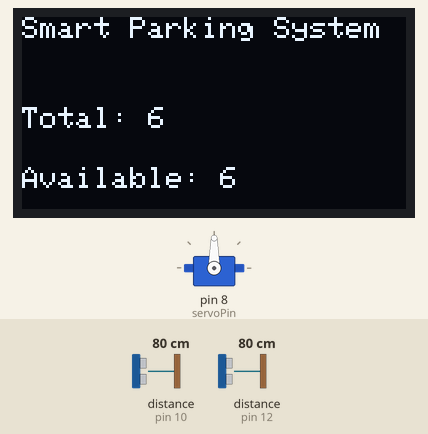
The sketch below on a simulated Arduino Uno, built with avr-gcc and run on an emulated ATmega328P. Shown: 128×64 one-colour display, servo. Wiring (inferred from the names in the program): 2 × ultrasonic range finder: trigger pin 9, echo pin 10 / trigger pin 11, echo pin 12. Inputs (shaded band) come from the test bench; at power-on: distance to the obstacle (sensors on pin 10, pin 12) 80 cm. The echo pulse lasts 58.3 µs per cm; what the sketch prints to the serial monitor is not drawn.

Above: at 3.2 s.
3.3 s: distance to the obstacle (sensor on pin 10) set to 7 cm
4.8 s: distance to the obstacle (sensor on pin 10) set to 4 cm
At 5.2 s:
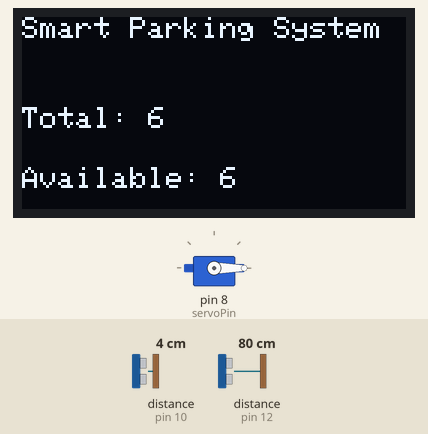
6.3 s: distance to the obstacle (sensor on pin 12) set to 7 cm
7.8 s: distance to the obstacle (sensor on pin 12) set to 4 cm
At 8.5 s:
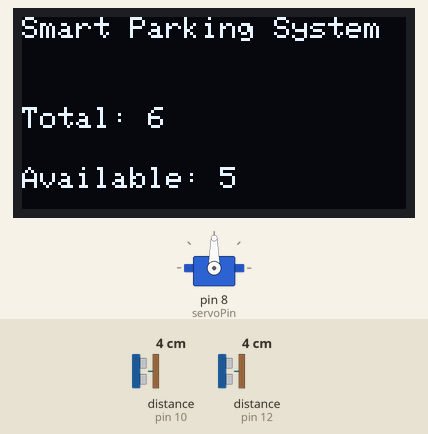
10.3 s: distance to the obstacle (sensor on pin 12) set to 9 cm
At 12.2 s:
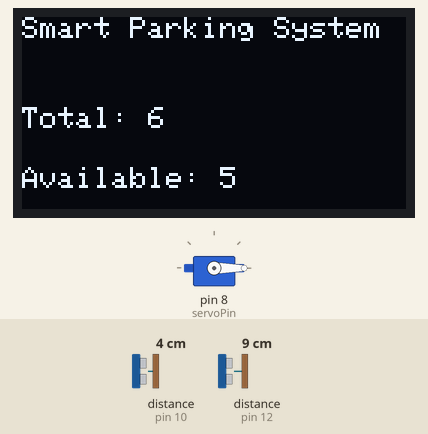
Timing chart, 0 to 13.4 s (numbered marks = the images above; inputs shaded):
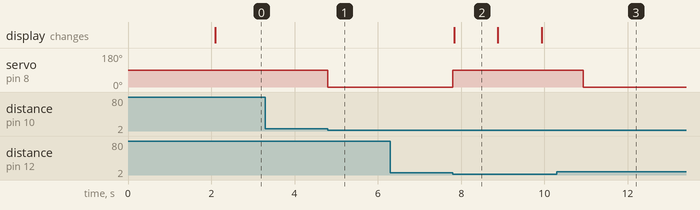

The sketch:

Wass_Water_meter.ino
```cpp
#include <Servo.h>
#include <Wire.h>
#include <Adafruit_GFX.h>
#include <Adafruit_SSD1306.h>

#define SCREEN_WIDTH 128 // OLED display width, in pixels
#define SCREEN_HEIGHT 64 // OLED display height, in pixels

// Declaration for an SSD1306 display connected to I2C (SDA, SCL pins)
Adafruit_SSD1306 display(SCREEN_WIDTH, SCREEN_HEIGHT, &Wire, -1);

const int entryTrigPin = 9;  // Entry ultrasonic sensor trigger pin (Sensor A)
const int entryEchoPin = 10; // Entry ultrasonic sensor echo pin (Sensor A)
const int exitTrigPin = 11;  // Exit ultrasonic sensor trigger pin (Sensor B)
const int exitEchoPin = 12;  // Exit ultrasonic sensor echo pin (Sensor B)
const int maxSlots = 6;      // Maximum parking slots available

Servo gateServo;
const int servoPin = 8;      // Servo motor pin

int currentCars = 0;         // Track the number of cars in the parking area
const int gateOpenAngle = 0; // Angle for gate open
const int gateCloseAngle = 90; // Angle for gate close

void setup() {
  Serial.begin(9600);

  // Initialize OLED display
  if (!display.begin(SSD1306_SWITCHCAPVCC, 0x3C)) { // Address 0x3C for 128x64
    Serial.println(F("SSD1306 allocation failed"));
    for (;;); // Don't proceed, loop forever
  }

  display.clearDisplay();
  display.setTextSize(2);      // Set font size to increase text size
  display.setTextColor(WHITE);
  display.setCursor(0, 0);
  display.println("Smart Parking");
  display.setCursor(0, 20);
  display.println("System");
  display.display();
  delay(2000); // Display the title for 2 seconds

  // Display initial parking information
  updateDisplay();

  // Set pin modes for ultrasonic sensors
  pinMode(entryTrigPin, OUTPUT);
  pinMode(entryEchoPin, INPUT);
  pinMode(exitTrigPin, OUTPUT);
  pinMode(exitEchoPin, INPUT);

  // Attach the servo to the pin
  gateServo.attach(servoPin);
  gateServo.write(gateCloseAngle); // Ensure the gate is initially closed
  Serial.println("System Initialized");
}

void loop() {
  // Check if a car is entering
  if (detectCar(entryTrigPin, entryEchoPin)) {
    if (currentCars < maxSlots) {
      currentCars++; // Increment the car count for entry
      Serial.println("Car Entered - Slot Occupied");
      Serial.print("Parking Slots Available: ");
      Serial.println(maxSlots - currentCars);
      openGate();

      // Wait for the car to reach the exit sensor to close the gate
      while (!detectCar(exitTrigPin, exitEchoPin)) {
        // Waiting for the car to reach the exit sensor (Sensor B)
      }
      closeGate();
      updateDisplay(); // Update the OLED display after a car enters
    } else {
      Serial.println("Parking Full - No Entry Allowed");
    }
    delay(1000); // Short delay to prevent multiple detections
  }

  // Check if a car is exiting
  if (detectCar(exitTrigPin, exitEchoPin)) {
    if (currentCars > 0) {
      currentCars--; // Decrement the car count for exit
      Serial.println("Car Exited - Slot Vacant");
      Serial.print("Parking Slots Available: ");
      Serial.println(maxSlots - currentCars);
      openGate();

      // Wait for the car to reach the entry sensor to close the gate
      while (!detectCar(entryTrigPin, entryEchoPin)) {
        // Waiting for the car to reach the entry sensor (Sensor A)
      }
      closeGate();
      updateDisplay(); // Update the OLED display after a car exits
    }
    delay(1000); // Short delay to prevent multiple detections
  }
}

// Function to open the gate
void openGate() {
  gateServo.write(gateOpenAngle);
  Serial.println("Gate Opened");
}

// Function to close the gate
void closeGate() {
  gateServo.write(gateCloseAngle);
  Serial.println("Gate Closed");
}

// Function to detect a car using an ultrasonic sensor
bool detectCar(int trigPin, int echoPin) {
  digitalWrite(trigPin, LOW);
  delayMicroseconds(2);
  digitalWrite(trigPin, HIGH);
  delayMicroseconds(10);
  digitalWrite(trigPin, LOW);

  long duration = pulseIn(echoPin, HIGH);
  int distance = duration * 0.034 / 2; // Calculate distance in cm

  if (distance > 0 && distance < 5) { // Threshold distance for detecting a car
    return true;
  }
  return false;
}

// Function to update the OLED display with parking information
void updateDisplay() {
  display.clearDisplay();
  display.setTextSize(1); // Smaller text size for title
  display.setCursor(0, 0);
  display.println("Smart Parking System");

  display.setTextSize(1); // Smaller text size for slots info
  display.setCursor(0, 30);
  display.print("Total: ");
  display.println(maxSlots);

  display.setCursor(0, 50);
  display.print("Available: ");
  display.println(maxSlots - currentCars);
  display.display();
}
```

Measured:
- the behaviour switches between 6 and 5 cm on distance to the obstacle (sensor on pin 10) (found by bisection; images 0 and 1)
- the behaviour switches between 6 and 5 cm on distance to the obstacle (sensor on pin 12) (found by bisection; images 1 and 2)
- after the input at 3.3 s, every drawn part: stays the same
- after the input at 4.8 s, servo on pin 8 (servoPin): 90° → 0° at once
- after the input at 6.3 s, every drawn part: stays the same
- after the input at 7.8 s, servo on pin 8 (servoPin): 0° → 90° at once; the display: changes at once (image 2)
- after the input at 10.3 s, servo on pin 8 (servoPin): 90° → 0° after 0.63 s
